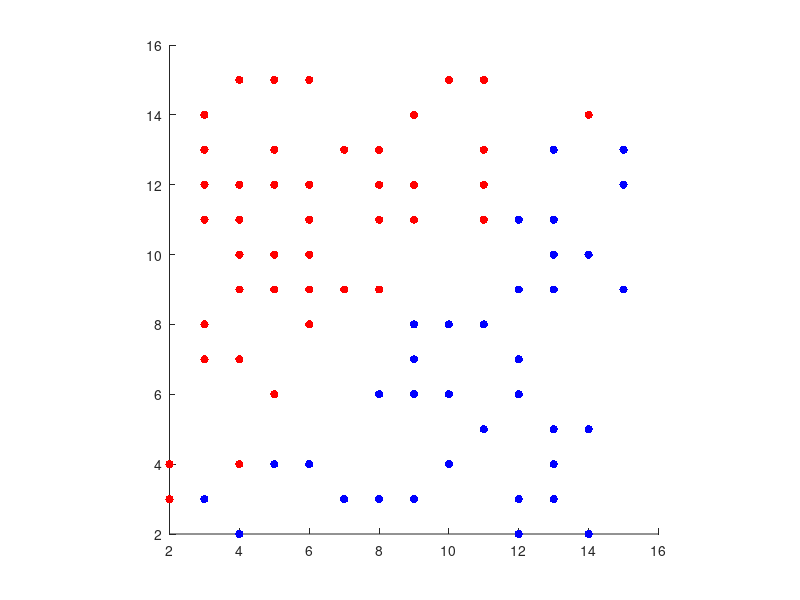

Reproduce this figure in MATLAB. (Note: this script raises an error after producing the figure.)
function [P,c] = CreateBinaryVectors

close all
n=100;
P = rand(n,2);

i = (P(:,1) - P(:,2))>0;

j = 1:1:n;
j(i)=[];

P1 = 2+round(P(i,:)*13);
P2 = 2+round(P(j,:)*13);

scatter(P1(:,1),P1(:,2),'b','filled');hold on
scatter(P2(:,1),P2(:,2),'r','filled');
axis square

c = zeros(1,n);
c(size(P1,1)+1:size(P2,1)+size(P1,1))=1;
P = zeros(16*2,n);

idx = 1;
for i=1:size(P1,1)    
     P(idx+P1(i,1),i) = 1;    
     P(idx+16+P1(i,2),i) = 1; 
end
for i=1:size(P2,1)    
     P(idx+P2(i,1),i+size(P1,1)) = 1;    
     P(idx+16+P2(i,2),i+size(P1,1)) = 1; 
end

Q = [mean(P(:,c==0),2) mean(P(:,c==1),2)];
[a,W] = EstimatingClassificationAccuarcyWithIncreasingElectrodes(Q,1:2);
figure;plot(a)

end

